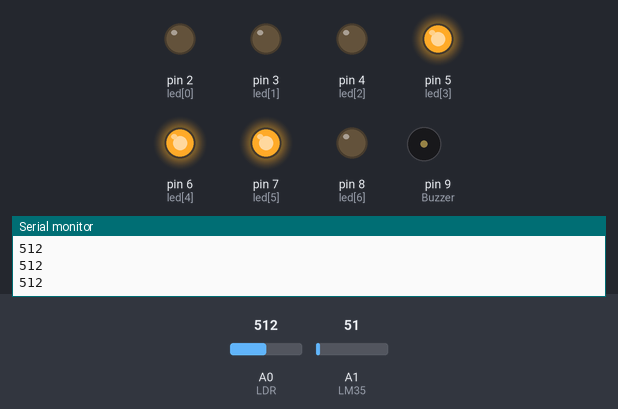
A sketch run on a simulated Arduino Uno, built with avr-gcc and run on an emulated ATmega328P. Parts: output pins drawn as LEDs (lit = HIGH), buzzer (waves = sounding, pin HIGH), the last lines printed to the serial monitor. The test bench sets the inputs (shaded band); at power-on: A0 (LDR) = 512, A1 (LM35) = 51.

Above: at 1.2 s.
1.3 s: A0 (LDR) set to 315
2.8 s: A0 (LDR) set to 285
At 3.7 s:
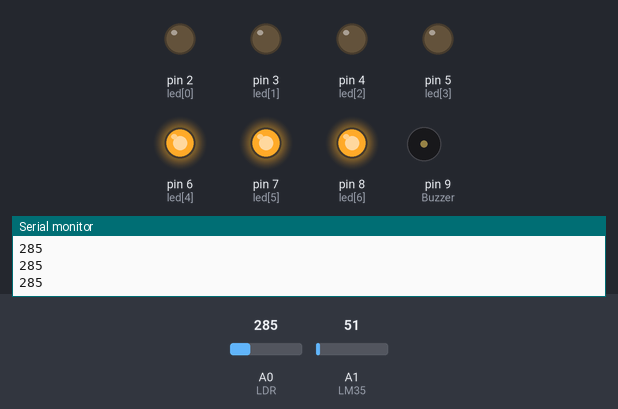
4.3 s: A1 (LM35) set to 58
At 5.5 s:
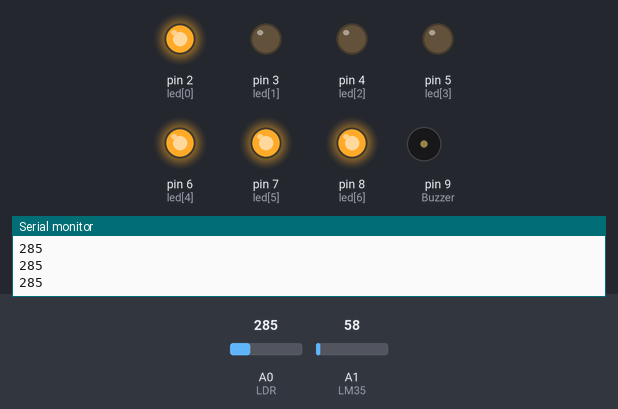
5.8 s: A1 (LM35) set to 71
At 7.0 s:
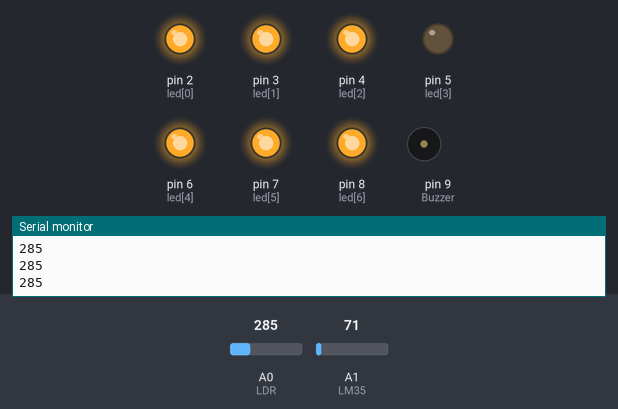
7.3 s: A0 (LDR) set to 306
At 8.2 s:
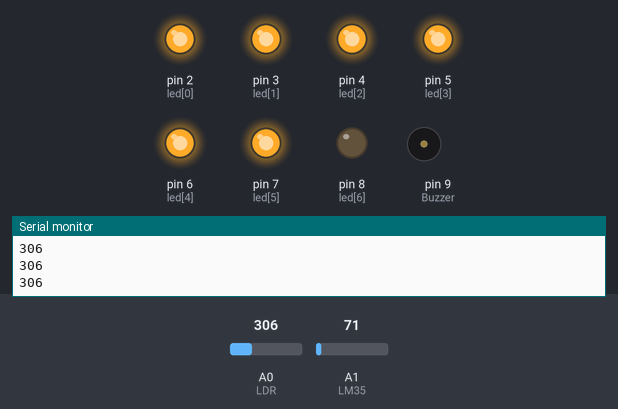
8.8 s: A1 (LM35) set to 61
At 9.3 s:
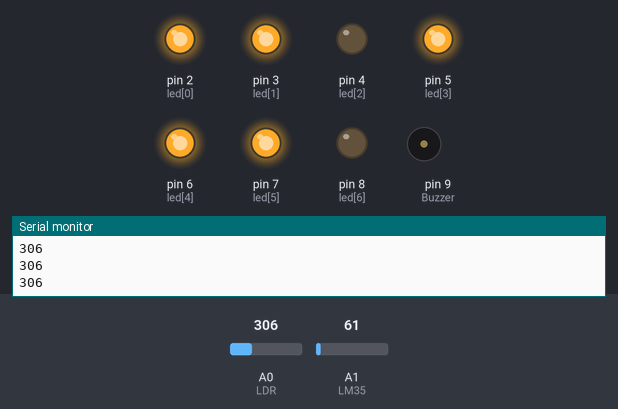
Timing chart, 0 to 11.3 s (numbered marks = the images above; inputs shaded):
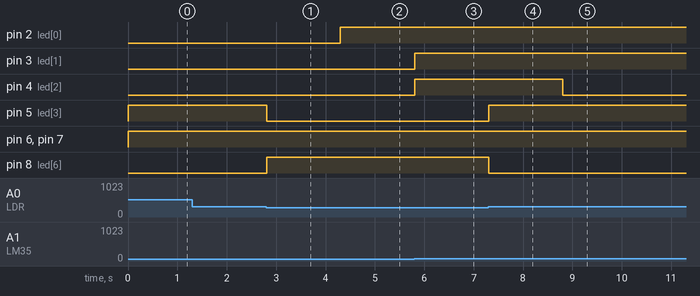

The sketch:

AlarmeMulti.ino
```cpp
const int LDR = A0;
const int LM35 = A1;
const int Buzzer = 9;
const int led[] = {
  2, 3, 4, 5, 6, 7, 8
};
int ValorLDR = 0;
int ADClido = 0;
float temperatura = 0;
int pwm = 0;
void setup() {
  for (int x = 0; x < 7 ; x++) {
    pinMode(led[x], OUTPUT);
  }
  pinMode(Buzzer, OUTPUT);
  Serial.begin(9600);
}
void loop() {
  ValorLDR = analogRead(LDR);
  Serial.println(ValorLDR);
  ADClido = analogRead(LM35);
  temperatura = ADClido * 0.48828125;
  if (temperatura > 28.00) {
    digitalWrite(led[0], HIGH);
  }
  else {
    digitalWrite(led[0], LOW);
  }
  if (temperatura > 29.00) {
    digitalWrite(led[1], HIGH);
  }
  else {
    digitalWrite(led[1], LOW);
  }
  if (temperatura > 30.00) {
    digitalWrite(led[2], HIGH);
  }
  else {
    digitalWrite(led[2], LOW);
  }
  if (ValorLDR > 100) {
    digitalWrite(led[5], HIGH);
  }
  else {
    digitalWrite(led[5], LOW);
  }
  if (ValorLDR > 200) {
    digitalWrite(led[4], HIGH);
  }
  else {
    digitalWrite(led[4], LOW);
  }
  if (ValorLDR > 300) {
    digitalWrite(led[3], HIGH);
    digitalWrite(led[6], LOW);

  }
  else {
    digitalWrite(led[3], LOW);
    digitalWrite(led[6], HIGH);
  }
}
```

Measured:
- the behaviour switches between 301 and 300 on A0 (LDR) (found by bisection; images 0 and 1)
- the behaviour switches between 57 and 58 on A1 (LM35) (found by bisection; images 1 and 2)
- after the input at 2.8 s, pin 5 (led[3]): HIGH → LOW at once; pin 8 (led[6]): LOW → HIGH at once
- after the input at 4.3 s, pin 2 (led[0]): LOW → HIGH at once
- after the input at 5.8 s, pin 3 (led[1]), pin 4 (led[2]): LOW → HIGH at once
- after the input at 7.3 s, pin 5 (led[3]): LOW → HIGH at once; pin 8 (led[6]): HIGH → LOW at once
- after the input at 8.8 s, pin 4 (led[2]): HIGH → LOW at once
